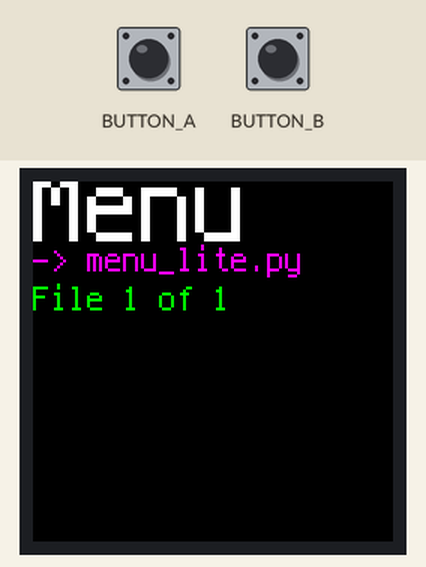
This program was run on a simulated Adafruit CLUE running CircuitPython. Parts: 240×240 colour display. What the program prints to the serial console is not drawn.

Above: at 2.1 s.

The program:

menu_lite.py
```python
# CircuitPython CLUE menu_lite.py
# Last upated: Aug. 11, 2020, v1.0
# Author(s): James Tobin

#   MIT License
'''
Copyright (c) 2020 James Tobin
Permission is hereby granted, free of charge, to any person obtaining a copy of this
software and associated documentation files (the "Software"), to deal in the Software
without restriction, including without limitation the rights to use, copy, modify,
merge, publish, distribute, sublicense, and/or sell copies of the Software, and to
permit persons to whom the Software is furnished to do so, subject to the following
conditions:
The above copyright notice and this permission notice shall be included in all copies
or substantial portions of the Software.
THE SOFTWARE IS PROVIDED "AS IS", WITHOUT WARRANTY OF ANY KIND, EXPRESS OR IMPLIED,
INCLUDING BUT NOT LIMITED TO THE WARRANTIES OF MERCHANTABILITY, FITNESS FOR A PARTICULAR
PURPOSE AND NONINFRINGEMENT. IN NO EVENT SHALL THE AUTHORS OR COPYRIGHT HOLDERS BE
LIABLE FOR ANY CLAIM, DAMAGES OR OTHER LIABILITY, WHETHER IN AN ACTION OF CONTRACT,
TORT OR OTHERWISE, ARISING FROM, OUT OF OR IN CONNECTION WITH THE SOFTWARE OR THE USE
OR OTHER DEALINGS IN THE SOFTWARE.
'''

#   Version Notes
'''
v1.0
    - Creats list of available files and displays them on CLUE's display
    - Press and hold the A button at the beginning to ender small text mode (default: large text mode)
    - Press and hold A and B to see terminal
    - Press A to select next file (loops at end)
    - Press B to run the selected file

    Note:
        - File names that start with '.', '_', and 'TRASH' are automatiically filtered out.
        - These full file names are also filtered out:
            -'boot_out.txt', 'main.py', 'code.py', 'menu.py', 'main.txt', 'code.txt'
        - Use the full version, menu.py, to find detailed comments.
'''

import time
import os

from adafruit_clue import clue
#Cutebot users uncomment lines below and comment out line above
#from jisforjt_cutebot_clue import cutebot, clue

arrow = '->'
selected = 0
move_count = 0
hidden_ID = ['.', '_', 'TRASH', 'boot_out.txt', 'main.py', 'code.py', 'menu.py', 'main.txt', 'code.txt']         # List of file name elements and names we do not want to see
start_pos = 0

def file_filter(data):
    for y in hidden_ID:
        filtered_data = [x for x in data if not x.startswith(y)]
        data = filtered_data
    filtered_data = [x for x in data if x[-3:] == '.py' or x[-4:] == '.txt' ]
    return sorted(filtered_data)

print("\nPRESS AND HOLD A BUTTON TO ENTER SMALL TEXT MODE\n.")
time.sleep(2)
if clue.button_a:
    small_text_mode = True
    print('Starting small text mode.')
else:
    small_text_mode = False
    print('NO PRESS DETECTED.\nStarting large text mode.')
menu_options = file_filter(os.listdir())
max_length = len(menu_options)
if small_text_mode == True:
    clue_data = clue.simple_text_display(title="Menu", title_scale=2, text_scale=1)
    maxLineLen = min(max_length, 15)
else:
    clue_data = clue.simple_text_display(title="Menu", title_scale=3, text_scale=2)
    maxLineLen = min(max_length, 6)

while True:
    indicator = ['  '] * max_length
    indicator[selected] = arrow
    j = start_pos
    for i in range(0, maxLineLen, 1):
        clue_data[i].text = "{} {}".format(indicator[j], menu_options[j])
        j += 1
    clue_data[maxLineLen].text = "File {} of {}".format((selected + 1), max_length)
    clue_data.show()
    if clue.button_a and clue.button_b:
        clue_data.show_terminal()
        time.sleep(0.1)
    elif clue.button_a:
        move_count += 1
        selected = move_count % max_length
        if selected > (start_pos + maxLineLen - 1):
            start_pos += 1
        elif selected < start_pos:
            start_pos = 0
        time.sleep(0.1)
    elif clue.button_b:
        clue_data.show_terminal()
        exec(open(menu_options[selected]).read())
        time.sleep(2)
```
